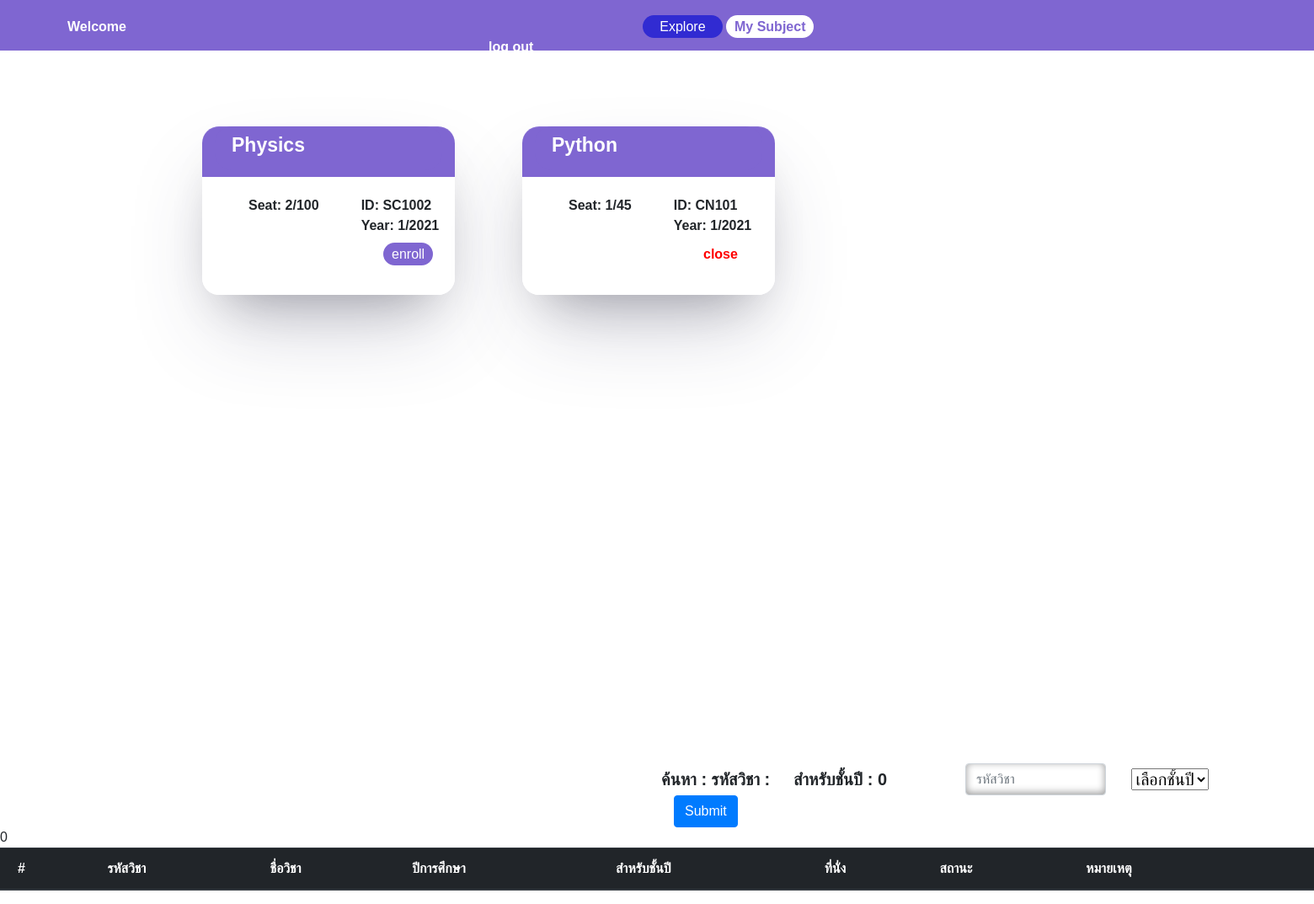
The app's page /regis/ with its own data.
### regis/models.py (models this page shows)
class Course(models.Model):
    c_name = models.CharField(max_length=200)
    c_code = models.CharField(max_length=10)
    number_of_Applicants = models.IntegerField(default=0)
    seat = models.IntegerField()
    status = models.IntegerField(null=True)
    semeter = models.ForeignKey(Term,on_delete=models.CASCADE,related_name="c_term")
    student =  models.ManyToManyField(User, blank=True,related_name="student")
    for_year = models.IntegerField(null=True)
    year = models.IntegerField(null=True)
    def __str__(self):
        return f"{self.c_name}"

class Term(models.Model):   # 1 physics
    semeter =  models.IntegerField()
    year = models.IntegerField()
    def __str__(self):
        return f"{self.semeter}/{self.year}"

### regis/views.py (the view)
# urls.py: path('',views.index , name="home"),
def index(request):
    a1=request.POST.get('a1', '');
    a2=request.POST.get('a2', 0);
    year = 0
    temp = User.objects.all().filter(id=request.user.id)
    temp2 = temp.values_list('email')
    if temp2:
        year = temp2[0][0]
        data = Course.objects.exclude(student=request.user.id).filter(for_year=year)
    else:
        data = Course.objects.exclude(student=request.user.id) #.filter(year=year[0][0]) # เอาช่อง isstaffเก็บชั้นปีละกัน
    data2 = Course.objects.all()
    if a2!= '0' and a1 != '':
       data2 = Course.objects.all().filter(c_code=a1,for_year=a2)
    elif a2!='0':
       data2 = Course.objects.all().filter(for_year=a2)
    elif a1 != '':
       data2 = Course.objects.all().filter(c_code=a1)
    return render(request, "regis/index.html",{'courses':data,"data2":data2,"year":year,"a1":a1,"a2":a2})

### regis/templates/regis/index.html (shortened to what this page needs)
  {% extends "regis/layout.html" %}
  {% block page%}
  <a href="{% url 'regis:home' %}" id="home">Explore</a>
  <a href="{% url 'regis:mysub'%}" id="mysub">My Subject</a>
  {% endblock %}
  {% block content %}
    <section class="nav">
    </section >
    <section class="body">
       {% for course in courses  %}
            <ul>
                <div class="container">
                    <div class="header">{{course}}</div>
                    <div class="content">
                        <li>Seat: {{course.number_of_Applicants}}/{{course.seat}}   </li>
                        <w>
                            <li>ID: {{course.c_code}}   </li>
                            <li>Year: {{course.semeter}}</li>
                        </w>
                    </div>
                    {% if course.number_of_Applicants == course.seat %}
                        <p class="enroll"><a id="full">Class is full</a></p>
                    {% else %}
                        {%if course.status != 1 %}
                          <p class="enroll"><a id="full">close</a></p>
                        {%else%}
                          <p class="enroll"><a href="{% url 'regis:regis' course.id %}" id="enroll">enroll</a></p>
                          {% endif %}
                    {% endif %}
                </div>
            </ul>
        {% endfor %}
    </section>
<form class="row gx-3 gy-2 align-items-center" action="/regis/" method="post">
  ค้นหา  :    รหัสวิชา  : {{a1}}   &nbsp;&nbsp;&nbsp;
  {%if a2 != "0"%}
  สำหรับชั้นปี   :   {{a2}}
  {%endif%}  &nbsp;&nbsp;&nbsp;&nbsp;&nbsp;&nbsp;&nbsp;&nbsp;&nbsp;&nbsp;&nbsp;&nbsp;&nbsp;
  <div class="col-sm-3">
    <input type="text" class="form-control" name="a1" placeholder="รหัสวิชา">
  </div>
  <div class="col-sm-3">
    <select class="form-select" name="a2">
      <option value="0" selected>เลือกชั้นปี</option>
    </select>
  </div>
  <div class="col-auto">
    <button type="submit" class="btn btn-primary" >Submit</button>
  </div>
</form>
{{a1}}  {{a2}}
<table class="table table-dark table-hover">
  <thead>
    <tr>
      <th scope="col">&nbsp;&nbsp;#</th>
      <th scope="col">รหัสวิชา</th>
      <th scope="col">ชื่อวิชา</th>
      <th scope="col">ปีการศึกษา</th>
    <th scope="col">สำหรับชั้นปี</th>
    <th scope="col">ที่นั่ง</th>
    <th scope="col">สถานะ</th>
    <th scope="col">หมายเหตุ</th>
    <th scope="col">  </th>
    </tr>
  </thead>
</table>
  {% endblock %}

### regis/static/css/style.css (style rules this page uses)
body { font-family: 'Niramit', sans-serif; margin: 0; }
body section.body { padding-top: 50px; padding-bottom: 240px; padding-left: 200px; display: flex; flex-wrap: wrap; width: 1700px; }
.nav { padding-top: 100px; }
#home { padding-right: 20px; text-decoration: none; color:white; border-radius: 20px; padding: 5px 20px; background: #312BD2; }
#mysub { padding-right: 20px; text-decoration: none; color:#7F66D1; border-radius: 20px; padding: 5px 10px; background: white; font-weight: bold; }
body section ul { margin-right: 40px; }
.enroll { padding-left: 200px; }
#full { text-decoration: none; color:red; font-weight: bold; padding-left: 0px; }
#enroll { text-decoration: none; color:white; border-radius: 20px; padding: 5px 10px; background: #7F66D1; }
body section ul div.container { width: 300px; height: 200px; background: linear-gradient(0deg, white 0%, white 70%, #7F66D1 50%, #7F66D1 100%); list-style: none; border-radius: 20px; box-shadow: rgba(255, 255, 255, 0.1) 0px 1px 1px 0px inset, rgba(50, 50, 93, 0.25) 0px 50px 100px -20px, rgba(0, 0, 0, 0.3) 0px 30px 60px -30px; transition: all 0.8s; }
body section ul div.container div.header { background: #7F66D1; padding-top: 5px; padding-left: 20px; padding-bottom: 12px; font-size: 23px; font-weight: bold; color: white; border-radius: 20px; }
body section ul div.container div.content { display: flex; padding-top: 30px; padding-left: 40px; font-weight: bold; padding-bottom: 10px; }
body section ul div.container w li { list-style: none; padding-left: 50px; }
body form { font-weight: bold; font-size: 20px; list-style: none; padding-top: 300px; padding-left: 800px; }
body form input { box-shadow: inset 0px -2px 10px rgba(0, 0, 0, 0.4); border-radius: 20px; border: none; height: 30px; }

### records on screen
Course: c_name "Physics", number_of_Applicants "2", seat "100", c_code "SC1002", semeter "1/2021", status "enroll"
Course: c_name "Python", number_of_Applicants "1", seat "45", c_code "CN101", semeter "1/2021", status "close"

### other values on screen
{{ a2 }} "0"
